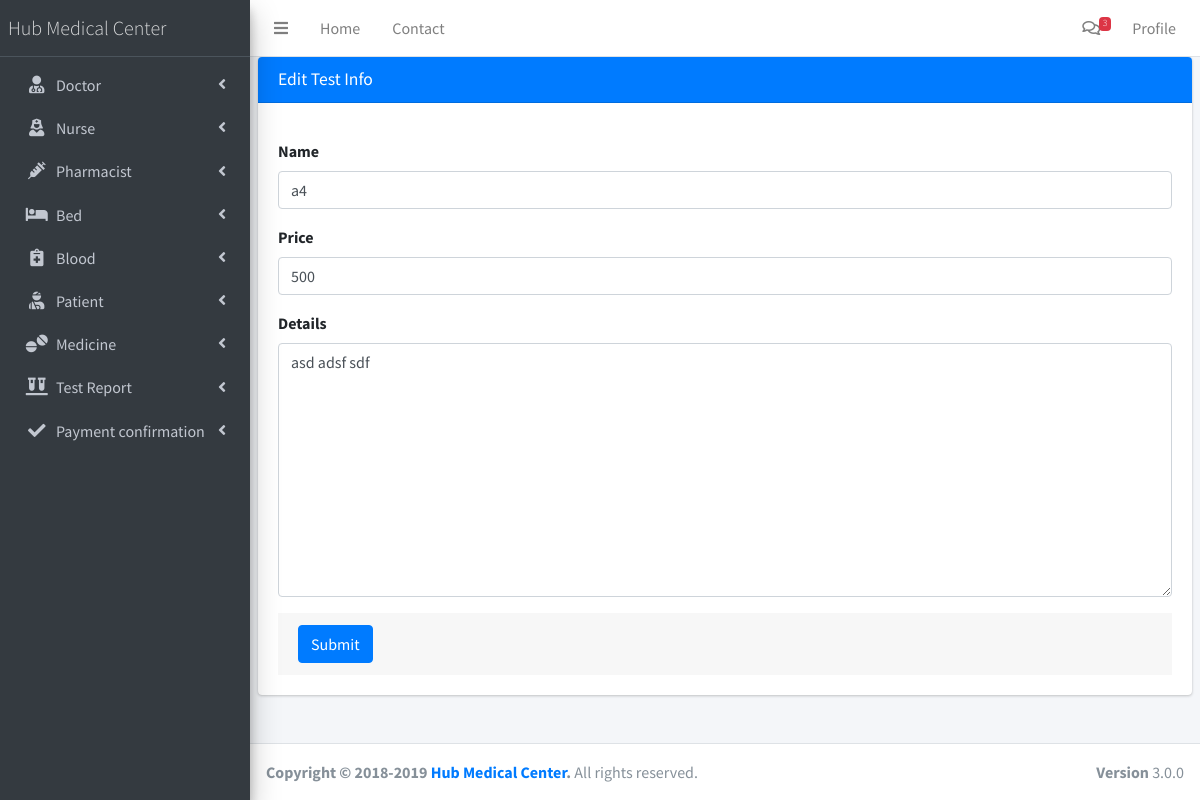
Screenshot of /admin/edittest.php?id=1 (signed in) with the database file from the repository.
### tables this page shows
CREATE TABLE `tests` (
  `id` int(11) NOT NULL,
  `test_name` varchar(255) NOT NULL,
  `test_price` varchar(255) NOT NULL,
  `details` varchar(255) NOT NULL
);

### admin/edittest.php (the view, shortened to what this page needs)
 <?php
 include_once("layout/header.php");
 include_once("layout/sidebar.php");
 $id=$_GET["id"];
 $sql="select * from tests where id=".$id;
 $test=mysqli_query($con,$sql);
  while($res=mysqli_fetch_array($test)){
  $name=$res["test_name"];
  $price=$res["test_price"];
  $details=$res["details"];
}
 ?>
  <div class="content-wrapper">
    <section class="content">
    <div class="card card-primary">
              <div class="card-header">
                <h3 class="card-title">Edit Test Info</h3>
              </div>
              <form role="form" method="POST" action="edittest.php">
                <div class="card-body">
                  <div class="form-group">
                    <label for="exampleInputfees">Name</label>
                    <input type="text" name="mname" class="form-control" id="exampleInputfees" value="<?=$name?>" placeholder="Number Of bags">
                  </div>
                  <div class="form-group">
                    <label for="exampleInputfees">Price</label>
                    <input type="text" name="mprice" class="form-control" id="exampleInputfees" value="<?=$price?>" >
                  </div>
                  <div class="form-group">
                    <label for="exampleInputfees">Details</label>
                    <textarea class="form-control" name="details" id="" cols="30" rows="10"><?=$details?></textarea>
                  </div>
                <div class="card-footer">
                  <button type="submit" class="btn btn-primary" name="btn_sub">Submit</button>
                </div>
              </form>
            </div>
    </section>
  </div>
 <?php
 include_once('layout/footer.php');
 ?>

### rows the page displays
tests: mname "a4", mprice "500", details "asd adsf sdf"
